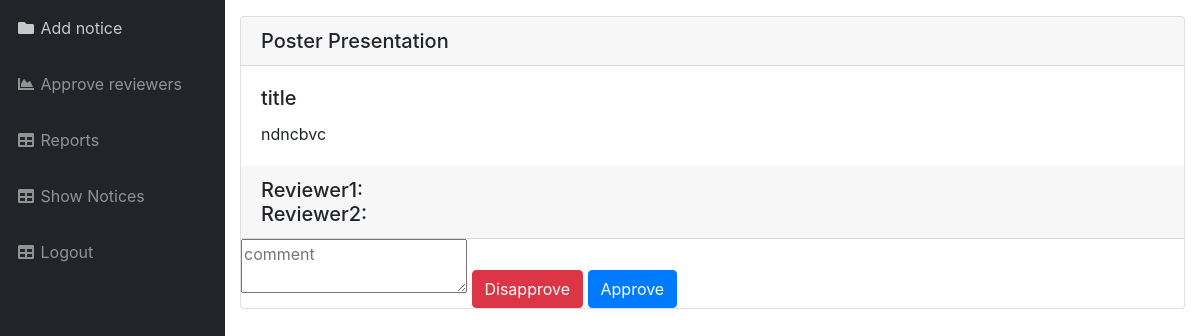
Page /PHP/FacultyConvenerPage.php on the earlier database version.
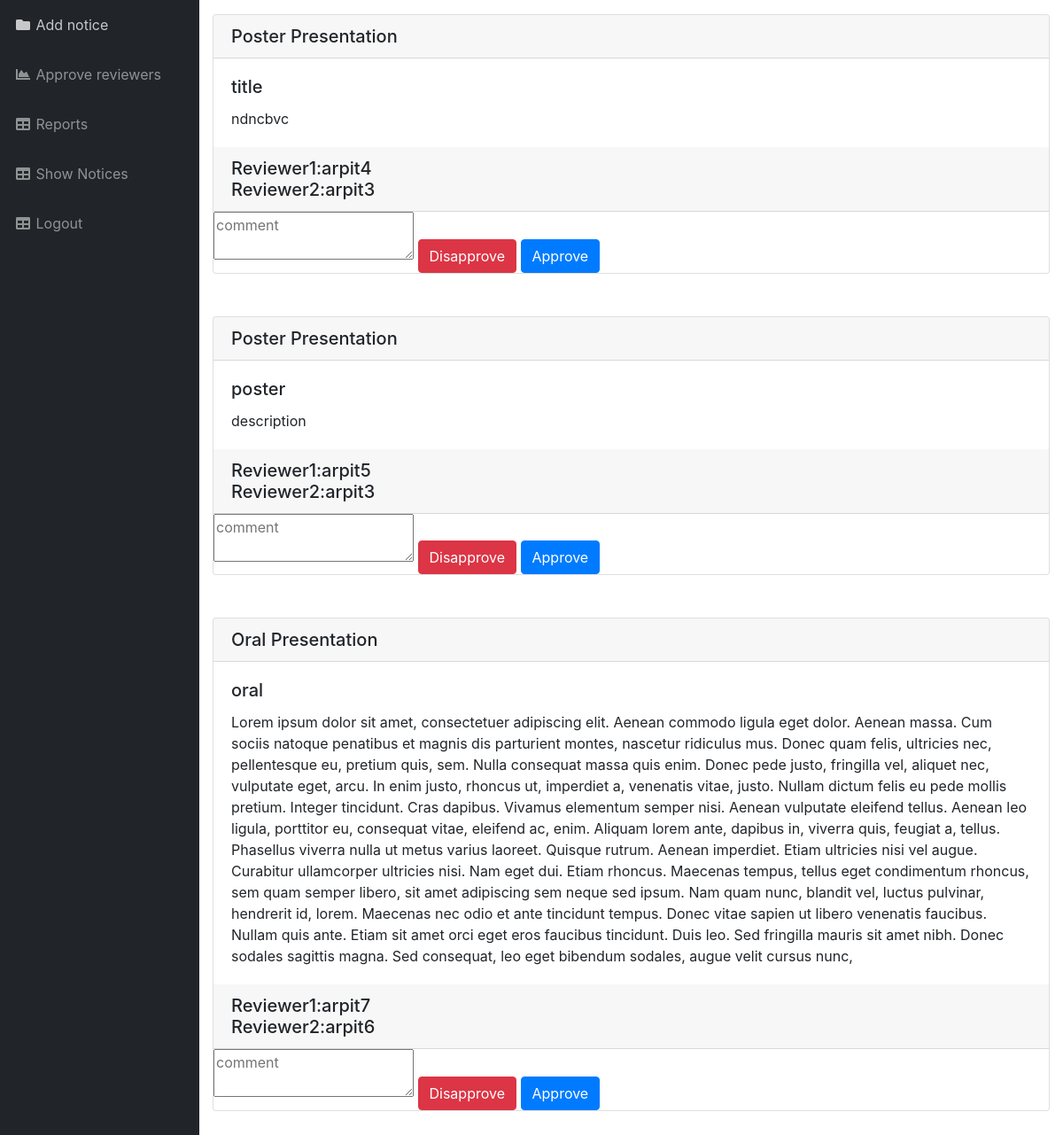
Same page on the later database version.
### tables this page shows
CREATE TABLE `PosterPresentation` (
  `Posterid` varchar(50) NOT NULL,
  `Username` varchar(50) NOT NULL,
  `Reviewer1` varchar(50) DEFAULT NULL,
  `Reviewer2` varchar(50) DEFAULT NULL,
  `Approved` int(1) NOT NULL,
  `Marks1` int(11) DEFAULT NULL,
  `Marks2` int(11) DEFAULT NULL,
  `Remark` text,
  `File` blob NOT NULL,
  `FileName` varchar(50) NOT NULL,
  `AbstractTitle` text NOT NULL,
  `AbstractDescription` text NOT NULL,
  `Email` varchar(250) NOT NULL
);

CREATE TABLE `OralPresentation` (
  `Oralid` varchar(50) NOT NULL,
  `Username` varchar(50) NOT NULL,
  `Reviewer1` varchar(50) DEFAULT NULL,
  `Reviewer2` varchar(50) DEFAULT NULL,
  `Marks1` int(11) DEFAULT NULL,
  `Marks2` int(11) DEFAULT NULL,
  `Remark` text,
  `Approved` tinyint(1) NOT NULL,
  `File` blob,
  `FileName` varchar(50) NOT NULL,
  `AbstractTitle` text NOT NULL,
  `AbstractDescription` text NOT NULL,
  `Email` varchar(250) NOT NULL
);

### PHP/FacultyConvenerPage.php (the view, shortened to what this page needs)
<!DOCTYPE html>
<html lang="en">
<head>
    <link href="../css/Participant/vendor/fontawesome-free/css/all.min.css" rel="stylesheet" type="text/css">
    <link href="../css/Participant/vendor/datatables/dataTables.bootstrap4.css" rel="stylesheet">
    <link href="../css/Participant/sb-admin.css" rel="stylesheet">
</head>
<body id="page-top">
<div id="wrapper">
    <ul class="sidebar navbar-nav">
        <li class="nav-item dropdown">
            <a class="nav-link " href="./NewNotice.php" >
                <i class="fas fa-fw fa-folder"></i>
                <span>Add notice</span>
            </a>
        </li>
        <li class="nav-item">
            <a class="nav-link" href="./ApproveReviewersFaculty.php">
                <i class="fas fa-fw fa-chart-area"></i>
                <span>Approve reviewers</span></a>
        </li>
        <li class="nav-item">
            <a class="nav-link" href="./Home.php">
                <i class="fas fa-fw fa-table"></i>
                <span>Reports</span></a>
        </li>
        <li class="nav-item">
            <a class="nav-link" href="./ShowNoticeFaculty.php">
                <i class="fas fa-fw fa-table"></i>
                <span>Show Notices</span></a>
        </li>
        <li class="nav-item">
            <a class="nav-link" href="./Home.php">
                <i class="fas fa-fw fa-table"></i>
                <span>Logout</span></a>
        </li>
    </ul>
    <div id="content-wrapper">
        <div class="container-fluid">
            <?php
            $conn = new mysqli("127.0.0.1","root","","Research-Conclave");
            $posterquery = mysqli_query($conn,"SELECT * FROM PosterPresentation WHERE Approved='0'");
            $posteridarray = array();
            $posterindex=0;
            while($row=mysqli_fetch_assoc($posterquery))
            {
                $posteridarray[$posterindex]=$row['Posterid'];
                echo '<div class="card mb-5">
                    <h5 class="card-header">';
                echo "Poster Presentation";
                echo '</h5><div class="card-body"><h5 class="card-title">';
                echo $row['AbstractTitle'];
                echo '</h5>';
                echo '<p class="card-text">';
                echo $row['AbstractDescription'];
                echo '</div><h5 class="card-header"> Reviewer1:';
                echo $row['Reviewer1'];
                echo '<br>Reviewer2:';
                echo $row['Reviewer2'];
                echo '</h5>';
                echo '<form method="post"><textarea type="text" name="comment" placeholder="comment"></textarea>
                        <button class="btn btn-danger" type="submit" name="posterdisapprove" value="';echo $posteridarray[$posterindex]; echo '">Disapprove</button>
                        <button class="btn btn-primary" type="submit"  name="posterapprove" value="';echo $posteridarray[$posterindex]; echo '">Approve</button></form></div>';
                $posterindex++;
            }
            $oralquery = mysqli_query($conn,"SELECT * FROM OralPresentation WHERE Approved='0'");
            $oralidarray=array();
            $oralindex=0;
            while($row=mysqli_fetch_assoc($oralquery))
            {
                $oralidarray[$oralindex]=$row['Oralid'];
                echo '<div class="card mb-5">
                    <h5 class="card-header">';
                echo "Oral Presentation";
                echo '</h5><div class="card-body"><h5 class="card-title">';
                echo $row['AbstractTitle'];
                echo '</h5>';
                echo '<p class="card-text">';
                echo $row['AbstractDescription'];
                echo '</div><h5 class="card-header"> Reviewer1:';
                echo $row['Reviewer1'];
                echo '<br>Reviewer2:';
                echo $row['Reviewer2'];
                echo '</h5>';
                echo '<form method="post"><textarea type="text" name="comment" placeholder="comment"></textarea>
                        <button class="btn btn-danger" type="submit" name="oraldisapprove" value="';echo $oralidarray[$oralindex];echo '">Disapprove</button>
                        <button class="btn btn-primary" name="oralapprove" value="';echo $oralidarray[$oralindex];echo '">Approve</button></form></div>';
                $oralindex++;
            }
            ?>
        </div>
    </div>
</div>
</body>
</html>

Differences in the rows shown:
changed posterpresentation "title": Reviewer1 (not shown) → "arpit4"; Reviewer2 (not shown) → "arpit3"
added posterpresentation: AbstractTitle "poster", AbstractDescription "description", Reviewer1 "arpit5", Reviewer2 "arpit3"
added oralpresentation: AbstractTitle "oral", AbstractDescription "Lorem ipsum dolor sit amet, consectetuer adipiscing elit. Aenean commodo ligula eget dolor. Aenean massa. Cum sociis natoque penatibus et magnis dis parturient montes, nascetur ridiculus mus. Donec quam felis, ultricies nec, pellentesque eu, pretium quis, sem. Nulla consequat massa quis enim. Donec pede justo, fringilla vel, aliquet nec, vulputate eget, arcu. In enim justo, rhoncus ut, imperdiet a, venenatis vitae, justo. Nullam dictum felis eu pede mollis pretium. Integer tincidunt. Cras dapibus. Vivamus elementum semper nisi. Aenean vulputate eleifend tellus. Aenean leo ligula, porttitor eu, consequat vitae, eleifend ac, enim. Aliquam lorem ante, dapibus in, viverra quis, feugiat a,…", Reviewer1 "arpit7", Reviewer2 "arpit6"
